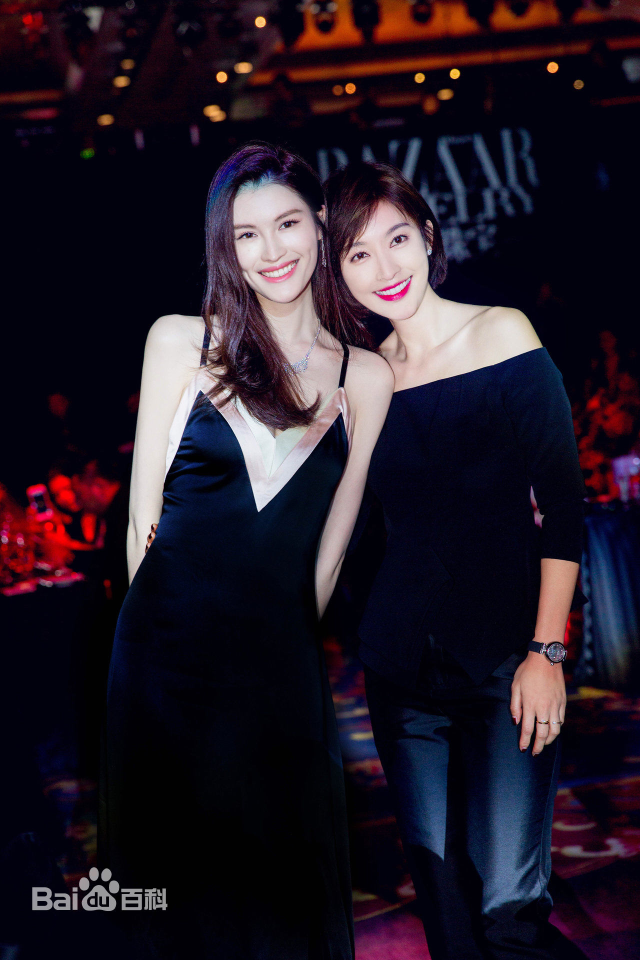
#> input picture server/pic_tmp/test2.jpg, 1280 x 1920 px, given in place of p, which was not available (shown at 1/2 size)
$ python -i image_warp.py   (imports and definitions only)
#> lines starting #> are read from the running program, lines starting #| are printed output that depends on the picture; pictures that were not available may be replaced by others from this repository, and a replacement may not be noted
#> in image_split, `joint = Image.new('RGB', (width, height*len(jpgfiles)))`: joint: PIL image 1440x8500 RGB; every value is 0
#!/usr/bin/env python
# coding=utf-8

import numpy as np
import cv2
import math
import random
from scipy import misc, ndimage
import matplotlib.pyplot as plt
from PIL import Image
import matplotlib.cm as cm
import scipy.signal as signal
from skimage import feature, color, transform, io
import logging
import os.path

# [205 lines left out: functions compute_homography_and_warp, edgelet_lines, compute_votes, ransac_vanishing_point, vis_edgelets, vis_model and 2 more, not called in this run]

def convertjpg(jpgfile, width=1440, height=500):
#> called with jpgfile = 'p', width = 1440, height = 500
    img=Image.open(jpgfile)
#> img is the input picture: PIL image 1280x1920 RGB; mean R, G, B 36, 27, 38.8
    try:
        new_img = img.resize((width, height), Image.BILINEAR)
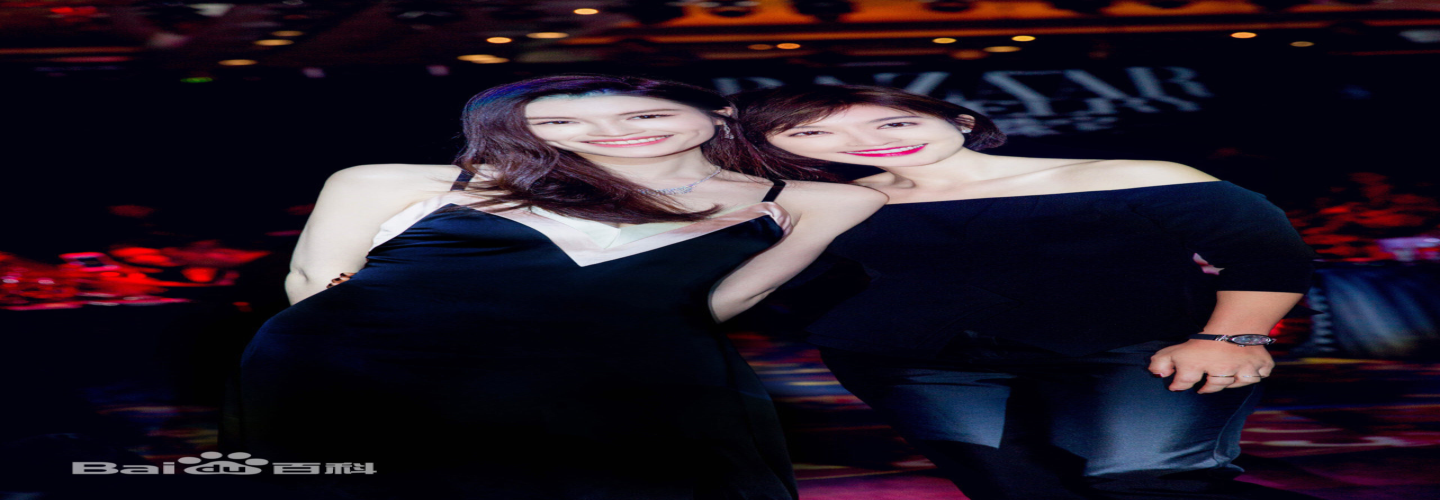
#> new_img: PIL image 1440x500 RGB; mean R, G, B 36, 27, 38.8
        if new_img.mode == 'P':
            new_img = new_img.convert("RGB")
        if new_img.mode == 'RGBA':
            new_img = new_img.convert("RGB")
        return new_img
    except Exception as e:
        print(e)

# [25 lines left out: function image_warp, not called in this run]

def image_split(jpgfiles, outdir, width=1440, height=500):
    #step1: Determine whether to warp images based on the shape of all images.
    #step2: split images directly.
    joint = Image.new('RGB', (width, height*len(jpgfiles)))
    for i in range(len(jpgfiles)):
        convertfile = convertjpg(jpgfiles[i], width, height)
        joint.paste(convertfile, (0,height*i))
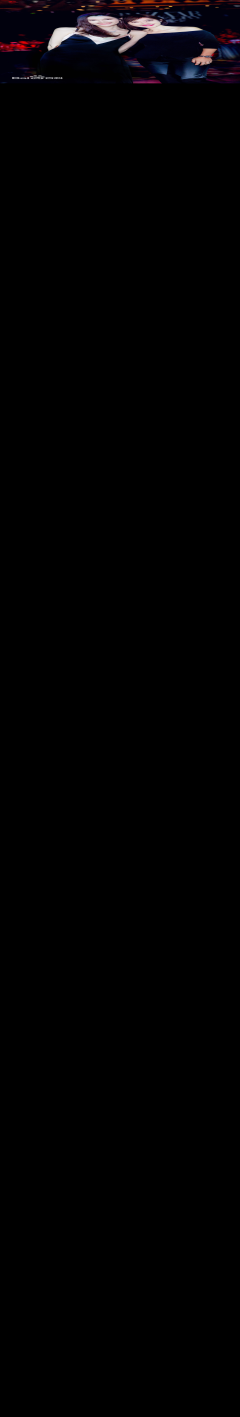
#> joint: PIL image 1440x8500 RGB (shown at 1/6 size); mean R, G, B 2.1, 1.6, 2.3
#> pass 2 of the loop in image_split, `for i in range(len(jpgfiles)):`:
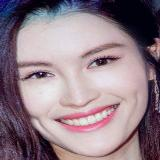
#> input picture server/pic_tmp/test2_0.jpg, 160 x 160 px, given in place of i, which was not available
#> in convertjpg, img is the input picture: PIL image 160x160 RGB; mean R, G, B 145.2, 126.4, 135.5
#> in convertjpg (call 2), `new_img = img.resize((width, height), Image.BILINEAR)`:
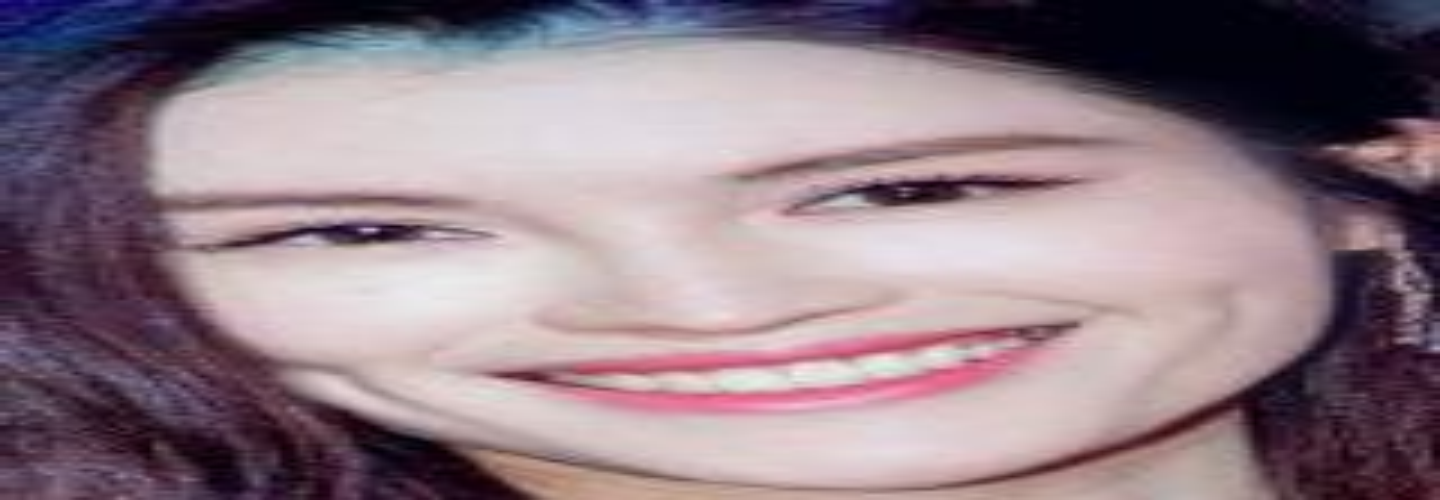
#> new_img: PIL image 1440x500 RGB; mean R, G, B 145.2, 126.4, 135.6
#> in image_split, `joint.paste(convertfile, (0,height*i))`:
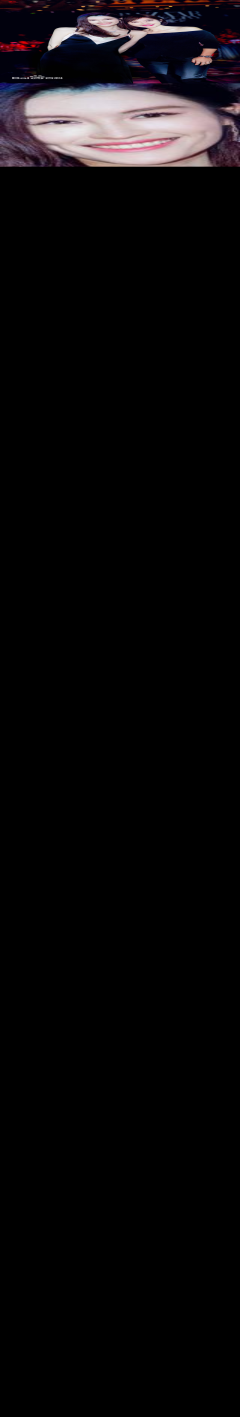
#> joint: PIL image 1440x8500 RGB (shown at 1/6 size); mean R, G, B 10.7, 9, 10.3
    joint.save(outdir)

#> (the run stopped early here; a loop or call above may not have finished)
